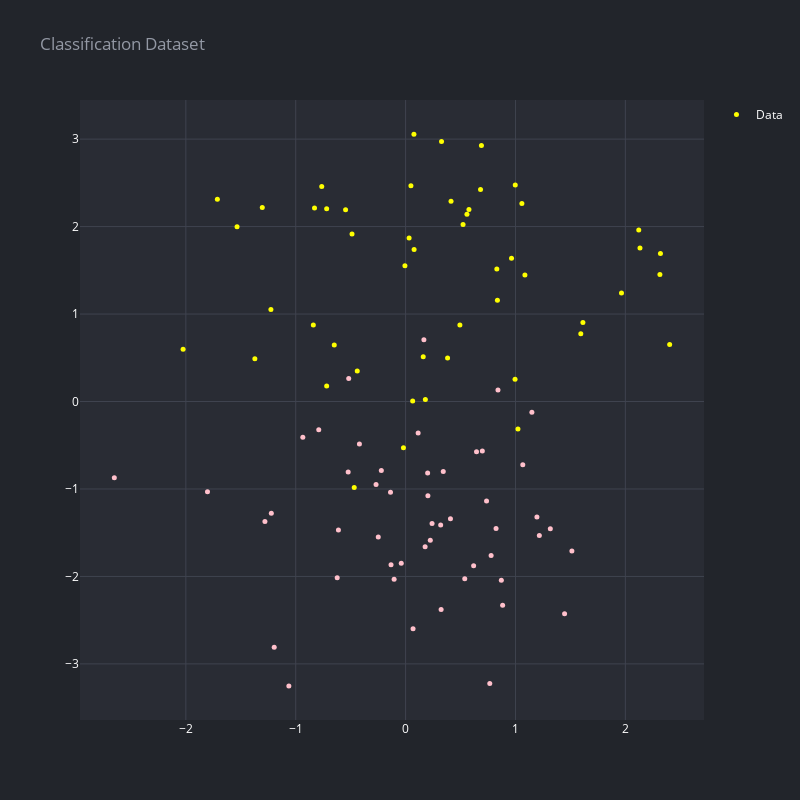

Write notebook code for a chart like this one.
### Code cell
X,y  = make_classification(n_classes=2, n_clusters_per_class=2, random_state=42, n_samples=100, class_sep=1.5, shift=0)
X = X[:,:2]
fig = go.Figure(data=[scatter(X[:,0], X[:,1], 'Data', mode='markers', size=5, opacity=1, color = [['yellow', 'pink', 'orange', 'white'][a] for a in y])])
render(fig, title='Classification Dataset', height=800, width=800)

### Figure 1 — Plotly figure (JSON) as saved in the notebook; plotly's stock layout.template omitted (floating-point values rounded to 4 significant figures)
{"data": [{"marker": {"color": ["yellow", "yellow", "pink", "pink", "yellow", "yellow", "yellow", "pink", "yellow", "pink", "pink", "yellow", "yellow", "yellow", "pink", "pink", "pink", "yellow", "yellow", "pink", "pink", "yellow", "yellow", "yellow", "yellow", "pink", "pink", "yellow", "pink", "yellow", "yellow", "yellow", "yellow", "yellow", "yellow", "pink", "yellow", "yellow", "pink", "pink", "pink", "yellow", "pink", "yellow", "yellow", "pink", "pink", "yellow", "yellow", "pink", "pink", "pink", "yellow", "pink", "yellow", "yellow", "pink", "pink", "yellow", "pink", "pink", "pink", "pink", "pink", "yellow", "pink", "yellow", "yellow", "pink", "yellow", "pink", "yellow", "pink", "yellow", "pink", "pink", "pink", "yellow", "yellow", "yellow", "pink", "yellow", "pink", "yellow", "pink", "pink", "pink", "pink", "pink", "yellow", "yellow", "pink", "yellow", "pink", "pink", "yellow", "pink", "pink", "yellow", "yellow"], "size": 5}, "mode": "markers", "name": "Data", "opacity": 1, "type": "scatter", "x": [-2.025, 1.614, 0.1665, 0.6982, 0.1799, -1.226, 1.965, 1.149, 0.6901, -0.5227, 0.2247, -0.4876, 0.06447, -0.7184, 0.8406, -1.062, -0.2487, 0.682, -0.44, -1.222, 1.447, 2.403, 0.996, 1.058, 0.3819, -2.651, 1.067, 0.07737, 0.06786, 0.4134, 0.1606, 0.9639, -1.304, 0.3269, -1.372, 0.4083, -0.01964, 0.5583, 0.3232, 0.8831, -0.7905, -0.6493, -0.1374, -0.829, 0.998, -0.1326, 0.2029, -0.7633, 2.319, 0.7784, 0.3192, -0.4202, 1.023, 0.7661, 1.595, -1.713, 0.3427, 1.195, -0.4677, 0.5383, -0.9354, 0.8713, 0.8232, -1.196, -0.5462, 0.1777, 0.032, 2.133, -0.2689, 0.0758, -0.6226, 0.04852, 0.2408, 0.5766, 1.217, 1.513, -0.1044, 0.8303, -0.7184, 2.315, -1.803, -0.8397, 0.6455, 0.8357, -1.28, 0.7368, 1.317, 0.1142, -0.5176, 2.122, 0.5228, 0.6192, 0.494, 0.2006, -0.6115, -1.534, -0.221, -0.03956, 1.086, -0.006071], "y": [0.5971, 0.9039, 0.7066, -0.5647, 0.02191, 1.051, 1.241, -0.1236, 2.926, -0.8056, -1.585, 1.915, 0.004629, 2.204, 0.1313, -3.251, -1.549, 2.424, 0.35, -1.278, -2.427, 0.6531, 0.2547, 2.264, 0.4987, -0.8721, -0.7234, 1.739, -2.598, 2.291, 0.5125, 1.638, 2.219, 2.972, 0.4881, -1.341, -0.5293, 2.141, -2.377, -2.331, -0.3227, 0.6464, -1.036, 2.211, 2.476, -1.866, -1.077, 2.458, 1.693, -1.759, -1.412, -0.4844, -0.3142, -3.223, 0.7751, 2.312, -0.8006, -1.319, -0.9842, -2.025, -0.4082, -2.043, -1.451, -2.809, 2.191, -1.661, 1.869, 1.755, -0.9483, 3.057, -2.015, 2.466, -1.395, 2.196, -1.531, -1.709, -2.032, 1.514, 0.1771, 1.451, -1.031, 0.8756, -0.5733, 1.156, -1.373, -1.136, -1.453, -0.3614, 0.2629, 1.96, 2.023, -1.879, 0.8747, -0.8168, -1.469, 1.999, -0.7896, -1.849, 1.447, 1.553]}], "layout": {"height": 800, "legend": {"font": {"color": "#ffffff"}}, "paper_bgcolor": "#22252B", "plot_bgcolor": "#292C34", "showlegend": true, "title": {"font": {"color": "#9398A4"}, "text": "Classification Dataset"}, "width": 800, "xaxis": {"autorange": true, "gridcolor": "#3F434F", "range": [-2.963, 2.716], "tickfont": {"color": "#ffffff"}, "title": {"font": {"color": "#ffffff"}}, "type": "linear", "zeroline": false}, "yaxis": {"autorange": true, "gridcolor": "#3F434F", "range": [-3.641, 3.447], "tickfont": {"color": "#ffffff"}, "title": {"font": {"color": "#ffffff"}}, "type": "linear", "zeroline": false}}}
